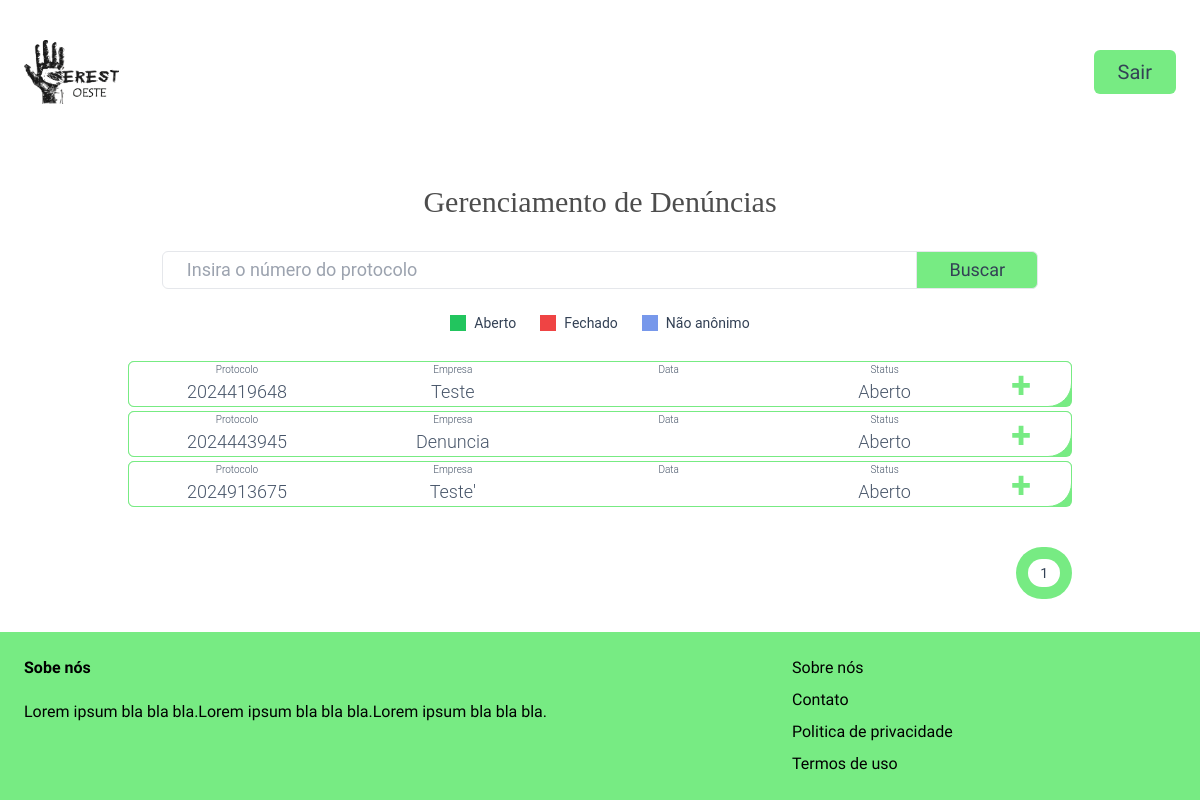
Page /dashboard/ (signed in) on the earlier database version.
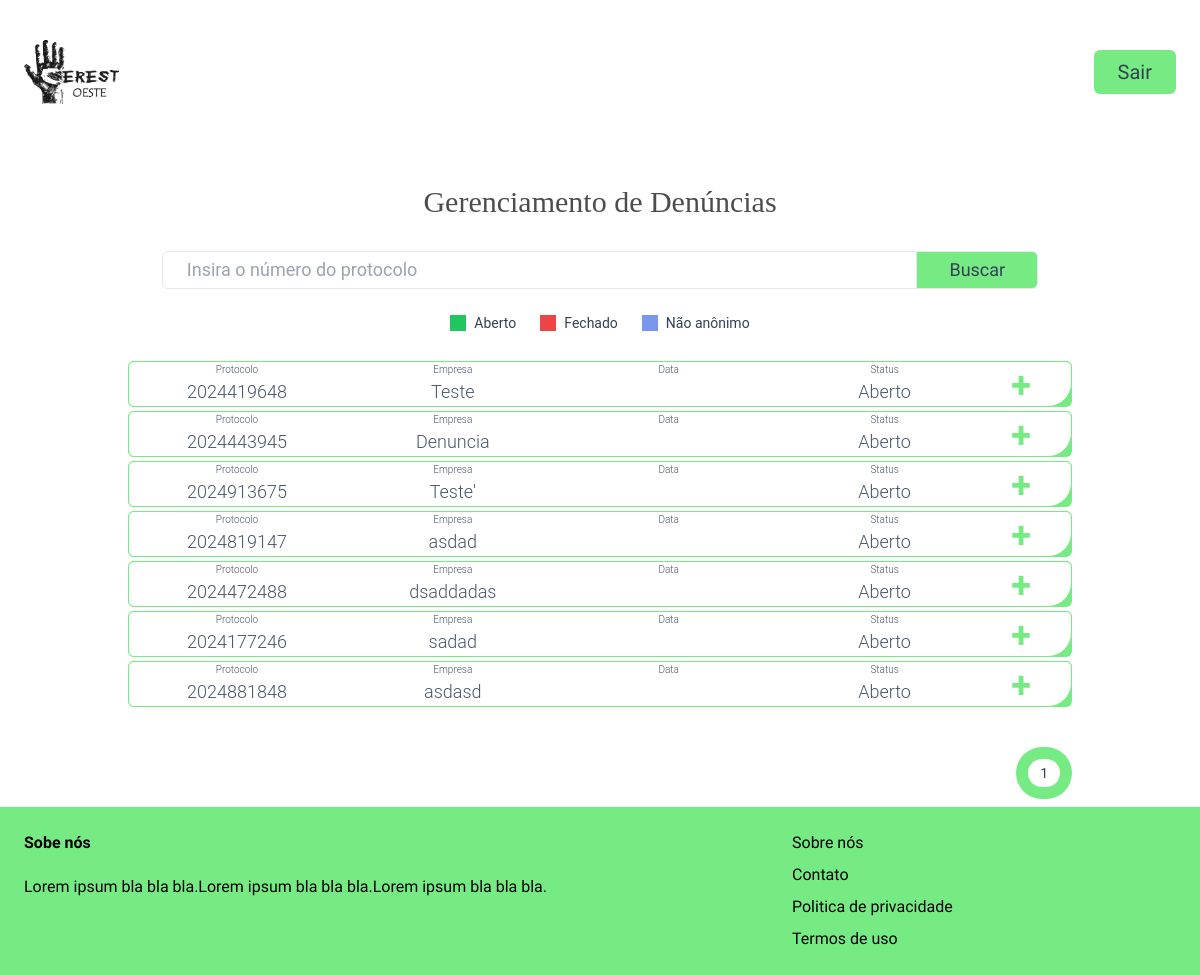
Same page on the later database version.
### core/models.py (models this page shows, shortened)
class Denuncia(models.Model):
    DENUNCIAS_CHOICES = [
    ("ASSEDIO", "ASSÉDIO (MORAL, SEXUAL, ETC.)"),
    ("DISCRIMINACAO", "DISCRIMINAÇÃO (RAÇA, GÊNERO, IDADE, ETC.)"),
    ("VIOLACAO", "VIOLAÇÕES DE POLÍTICAS DA EMPRESA"),
    ("SEGURANCA", "QUESTÕES DE SEGURANÇA NO TRABALHO"),
    ("OUTROS", "OUTRAS QUESTÕES ESPECÍFICAS"),
]
    nome_empresa = models.CharField(max_length=255)
    endereco_empresa = models.CharField(max_length=255)
    cidade = models.ForeignKey(Cidades, related_name='Denuncia', blank=False, null= False, on_delete = models.CASCADE)
    tipo_denuncia = models.CharField(
        max_length = 13,
        choices = DENUNCIAS_CHOICES
    )
    descricao = models.TextField(blank=False, null=False)
    testemunhas = models.CharField(max_length=255, blank=True, null=True)
    acoes = models.CharField(max_length=255, blank=True, null=True)
    anonimo = models.BooleanField(default=True)
    email = models.EmailField(
        max_length=100,
        blank=True,
        null=True,
        unique=False,
     )
    data_ocorrido = models.DateField(blank=True, null=True)
    created_at = models.DateTimeField(auto_now_add=True)
    protocolo = models.CharField(max_length=10, unique=True, default=gerador_protocolo)
    situacao = models.BooleanField(default=True)
    resposta = models.TextField(blank=True, null=True)

### dashboard/views.py (the view)
# urls.py: path('', views.index, name="index"),
@login_required
def index(request):
    lista = models.Denuncia.objects.all()
    paginator = Paginator(lista, 10)
    page_number = request.GET.get('page', 1)
    page_obj = paginator.get_page(page_number)
    return render(request, 'dashboard/index.html',  {
        'lista': lista,
        'page_obj': page_obj,
    })

### dashboard/templates/dashboard/index.html (shortened to what this page needs)
{% extends 'dashboard/base.html' %}
{% block header_text %}
  Gerenciamento de Denúncias
{% endblock %}
{% block content %}
  <div class="mx-auto ml-[10%] mr-[10%] p-2 overflow-x-auto">
    <div class="text-2xl font-normal font-[Roboto]">
      <div class="my-0 justify-between text-3xl text-center">
        <form method="get" action="{% url 'core:pesquisar' %}" class="text-center -space-x-2">
          <input name="query" class="w-4/5 py-1 px-6 border rounded-l-md placeholder:font-[Roboto] text-lg " type="text" value="{{query}}" placeholder="Insira o número do protocolo">
          <button class="font-['Roboto_Condensed'] py-1 px-8 text-lg bg-[#77EB83] border text-slate-700 rounded-r-md"> Buscar </button>
        </form>
        <div class="text-center w-full text-sm">
          <div class="flex justify-center items-center space-x-6 p-6">
              <div class="flex items-center space-x-2">
                  <div class="w-4 h-4 bg-green-500"></div>
                  <span>Aberto</span>
              </div>
              <div class="flex items-center space-x-2">
                  <div class="w-4 h-4 bg-red-500"></div>
                  <span>Fechado</span>
              </div>
              <div class="flex items-center space-x-2">
                  <div class="w-4 h-4 bg-[#7798EB]"></div>
                  <span>Não anônimo</span>
              </div>
          </div>
      </div>
            {% for item in page_obj %}
            <div id="denuncia-{{forloop.counter}}" class="{% if item.anonimo %} bg-[#77EB83] {% else %} bg-[#7798EB] {% endif %} {% if item.situacao == False %} bg-[#DA1F1F] {% endif %} rounded-md">
              <div class="border {% if item.anonimo %} border-[#77EB83] {% else %} border-[#7798EB] {% endif %} {% if item.situacao == False %} border-[#DA1F1F] {% endif %} rounded-md rounded-br-3xl text-xs text-slate-600 my-1 relative bg-white">
                <a href="{% url 'core:protocol' item.protocolo %}">
                  <div class="flex font-light text-[10px] w-11/12">
                    <span class="mx-10 w-full">Protocolo</span>
                    <span class="mx-10 w-full">Empresa</span>
                      <span class="mx-10 w-full">Data</span>
                      <span class="mx-10 w-full">Status</span>
                  </div>
                  <div class="flex font-light lg:text-lg sm:text-sm md:text-md xs:text-xs w-11/12">
                      <span class="mx-10 w-full">{{ item.protocolo }}</span>
                      <span class="mx-10 w-full">{{ item.nome_empresa|truncatechars:16 }}</span>
                      <span class="mx-10 w-full">{{ item.data_ocorrido|date:'d/m/Y' }}</span>
                      {% if item.situacao %}
                          <span class="mx-10 w-full">Aberto</span>
                      {% else %}
                          <span class="mx-10 w-full">Fechado</span>
                      {% endif %}
                  </div>
                </a>
                  <span id="icon-denuncia-{{forloop.counter}}"class="absolute top-0 right-0 mt-1 mr-10 font-bold {% if item.anonimo %} text-[#77EB83] {% else %} text-[#7798EB] {% endif %} {% if item.situacao == False %} text-[#DA1F1F] {% endif %} text-4xl cursor-pointer">+</span>
                </div>
            </div>
            {% endfor %}
          </div>
          <div class="font-['Roboto_Condensed'] flex justify-end mt-10 text-sm">
            <div class="flex items-center w-auto bg-[#77EB83] p-3 space-x-4 rounded-full">
            <p class="bg-white rounded-full py-1 px-3">{{page_obj.number}}</p>
            </div>
        </div>
      </div>
    </div>
  </div>
{% endblock %}

Differences in the rows shown:
added Denuncia: protocolo "2024819147", nome_empresa "asdad", situacao "Aberto"
added Denuncia: protocolo "2024472488", nome_empresa "dsaddadas", situacao "Aberto"
added Denuncia: protocolo "2024177246", nome_empresa "sadad", situacao "Aberto"
added Denuncia: protocolo "2024881848", nome_empresa "asdasd", situacao "Aberto"
